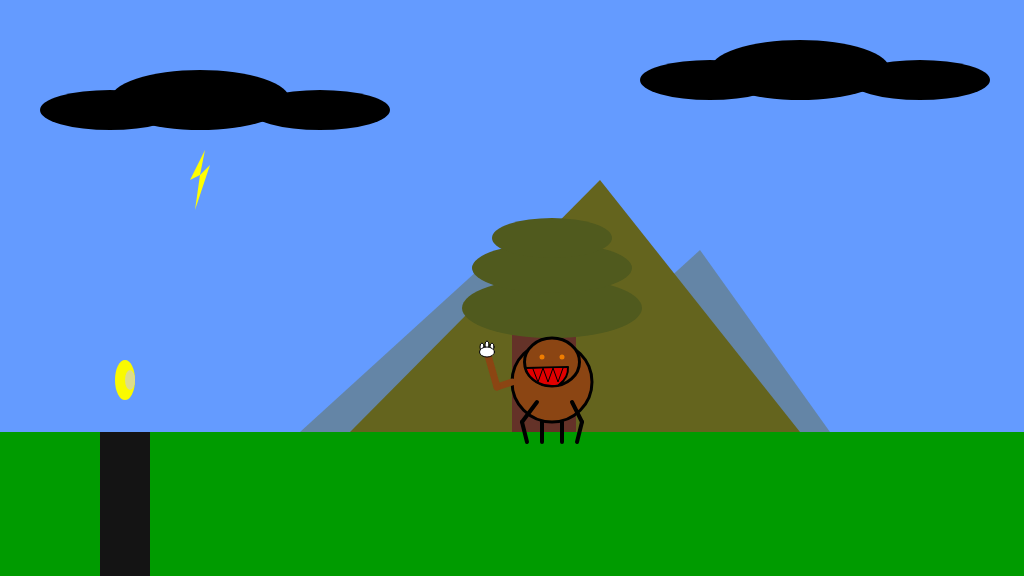
Frame 1 (no input)
Frame 60 (no input): identical to frame 1, image omitted
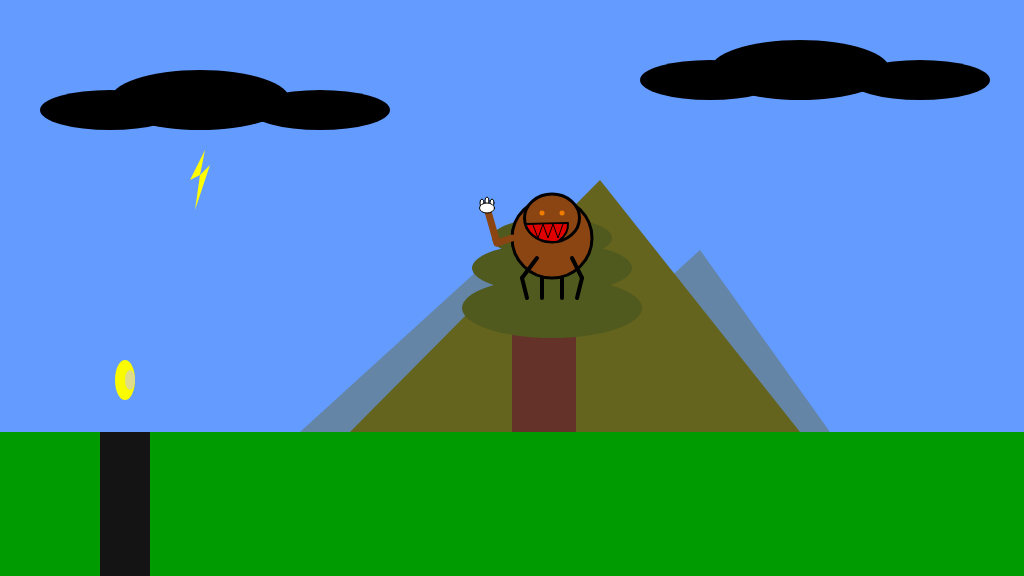
Frame 120 (the mouse pressed at the canvas centre since frame 60)

The p5.js sketch that drew these frames (run headless with seeded random() and noise() and a simulated clock; from frame 60 on, the mouse is pressed at the canvas centre):

// p5.js sketch
// ── sketch.js
/*
Author: Joshua Song

The Game Project

2b - using variables

*/

var floorPos_y;

var gameChar_x;
var gameChar_y;

var treePos_x;
var treePos_y;

var canyon;
var collectable;

var mountain;
var cloud;


function setup()
{
	createCanvas(1024, 576);
	floorPos_y = 432; //NB. we are now using a variable for the floor position

	//NB. We are now using the built in variables height and width
	gameChar_x = width/2;
	gameChar_y = floorPos_y;

	treePos_x = width/2;
	treePos_y = height/2;

	canyon = {
		x_pos: 100, 
		width: 432, 
	}

	collectable = {
		x_pos: 125, 
		y_pos: 380, 
		size: 50
	}

	mountain = {
		x_pos: 500, 
		y_pos: 250, 
	}

	cloud = {
		x_pos: 200, 
		y_pos: 100, 
		x_size: 180,
		y_size: 60
	}

	cloud2 = {
		x_pos: 800,
		y_pos: 70, 
	}
}

function draw()
{
	background(100, 155, 255); //fill the sky blue

	noStroke();
	fill(0, 155, 0);
	rect(0, floorPos_y, width, width - floorPos_y); //draw some green ground

	//draw a canyon
	fill(20);
	rect(canyon.x_pos,canyon.width, 50 ,width - floorPos_y)

	// a mountain in the distance
	noStroke();
	fill(100,100,30,100);
	triangle(
		mountain.x_pos - 200,mountain.y_pos + 182,
		mountain.x_pos,mountain.y_pos,
		mountain.x_pos + 100,mountain.y_pos + 182);
	fill(100,100,30,100);
	triangle(
		mountain.x_pos,mountain.y_pos + 182,
		mountain.x_pos + 200,mountain.y_pos,
		mountain.x_pos + 330,mountain.y_pos + 182);
	fill(100,100,30);
	triangle(
		mountain.x_pos -150,mountain.y_pos + 182,
		mountain.x_pos + 100,mountain.y_pos - 70,
		mountain.x_pos + 300,mountain.y_pos + 182);

	//cloud in the sky
	noStroke();
	fill(0,0,0);
	ellipse(
		cloud.x_pos,cloud.y_pos,
		cloud.x_size,cloud.y_size);
	ellipse(
		cloud.x_pos - 90,cloud.y_pos + 10,
		cloud.x_size - 40,cloud.y_size - 20);
	ellipse(
		cloud.x_pos + 120,cloud.y_pos + 10,
		cloud.x_size - 40,cloud.y_size - 20);
	//It comes with a lighting, 
	//the lighting is falling and if the charactor touch it,
	//the charactor will lose a heart(life)
	noStroke();
	fill(255,255,0);
	triangle(205,150,190,180,200,175);
	triangle(200,175,210,165,195,210);

	//on more cloud in the sky
	
	noStroke();
	fill(0,0,0);
	ellipse(
		cloud2.x_pos,cloud2.y_pos,
		cloud.x_size,cloud.y_size);
	ellipse(
		cloud2.x_pos - 90,cloud2.y_pos + 10,
		cloud.x_size - 40,cloud.y_size - 20);
	ellipse(
		cloud2.x_pos + 120,cloud2.y_pos + 10,
		cloud.x_size - 40,cloud.y_size - 20);

	//draw a tree
	noStroke();
	fill(100,50,40);
	rect(treePos_x,treePos_y, height - treePos_x ,floorPos_y - treePos_y);
	fill(80,90,30);
	ellipse(treePos_x + 40,treePos_y + 20,180,60);
	ellipse(treePos_x + 40,treePos_y - 20,160,50);
	ellipse(treePos_x + 40,treePos_y - 50,120,40);

	//draw collectable item 
	noStroke();
	fill(250,250,0);
	ellipse(collectable.x_pos,collectable.y_pos,20,40);
	fill(220,220,140);
	ellipse(collectable.x_pos + 5 ,collectable.y_pos,10,20);


	/**
	 * The charactor 
	 * In front of every thing
	 */
	// body
	fill(139, 69, 19); // brown
	stroke(0);
	strokeWeight(3);
	ellipse(gameChar_x + 40, gameChar_y - 50, 80, 80); //body

	//arms and legs
	strokeWeight(4);
	line(gameChar_x + 25, gameChar_y - 30, gameChar_x + 10, gameChar_y - 10);//left arm
	line(gameChar_x + 10, gameChar_y - 10, gameChar_x + 15, gameChar_y + 10);//left arm
	line(gameChar_x + 60, gameChar_y - 30, gameChar_x + 70, gameChar_y - 10);//right arm
	line(gameChar_x + 70, gameChar_y - 10, gameChar_x + 65, gameChar_y + 10);//right arm 
	line(gameChar_x + 50, gameChar_y - 10, gameChar_x + 50, gameChar_y + 10);//right leg 
	line(gameChar_x + 30, gameChar_y - 10, gameChar_x + 30, gameChar_y + 10);//right leg 

	// face
	strokeWeight(3);
	ellipse(gameChar_x + 40, gameChar_y - 70, 55, 48); //head
	fill(225,0,0); 
	strokeWeight(2);
	arc(gameChar_x + 16, gameChar_y - 63, 80, 50, radians(-2), radians(27))// mouth
	arc(gameChar_x + 40, gameChar_y - 70, 55, 48, radians(75) ,radians(167))// mouth
	noStroke();
	fill(139, 69, 19);
	triangle(gameChar_x + 40, gameChar_y - 71, 
			gameChar_x + 14, gameChar_y - 64, 
			gameChar_x + 43, gameChar_y - 64)
	stroke(0);
	strokeWeight(2);
	line(gameChar_x + 14, gameChar_y - 64, 
		gameChar_x + 56, gameChar_y - 65);	
	//teeth
	strokeWeight(1);
	fill(225,0,0); 
	beginShape();
	vertex(gameChar_x + 21, gameChar_y - 63);
	vertex(gameChar_x + 26, gameChar_y - 50);
	vertex(gameChar_x + 31, gameChar_y - 64);
	vertex(gameChar_x + 36, gameChar_y - 50);
	vertex(gameChar_x + 41, gameChar_y - 64);
	vertex(gameChar_x + 46, gameChar_y - 50);
	vertex(gameChar_x + 51, gameChar_y - 64);
	endShape();
	//eyes
	stroke(240, 125, 0);
	strokeWeight(5);
	point(gameChar_x + 50, gameChar_y - 75);
	point(gameChar_x + 30, gameChar_y - 75);

	//tail magic hand
	noFill();
	stroke(139, 69, 19);
	strokeWeight(7);
	line(gameChar_x, gameChar_y - 50, 
		gameChar_x - 15, gameChar_y - 45);	
	line(gameChar_x - 15, gameChar_y - 45, 
		gameChar_x - 25, gameChar_y - 80);
	fill(255);
	stroke(0);
	strokeWeight(1);
	ellipse(gameChar_x - 25, gameChar_y - 87, 4, 8);
	ellipse(gameChar_x - 20, gameChar_y - 85, 4, 8);
	ellipse(gameChar_x - 30, gameChar_y - 85, 4, 8);
	ellipse(gameChar_x - 25, gameChar_y - 80, 15, 10);

}

function mousePressed()
{
	gameChar_x = mouseX;
	gameChar_y = mouseY;

}
